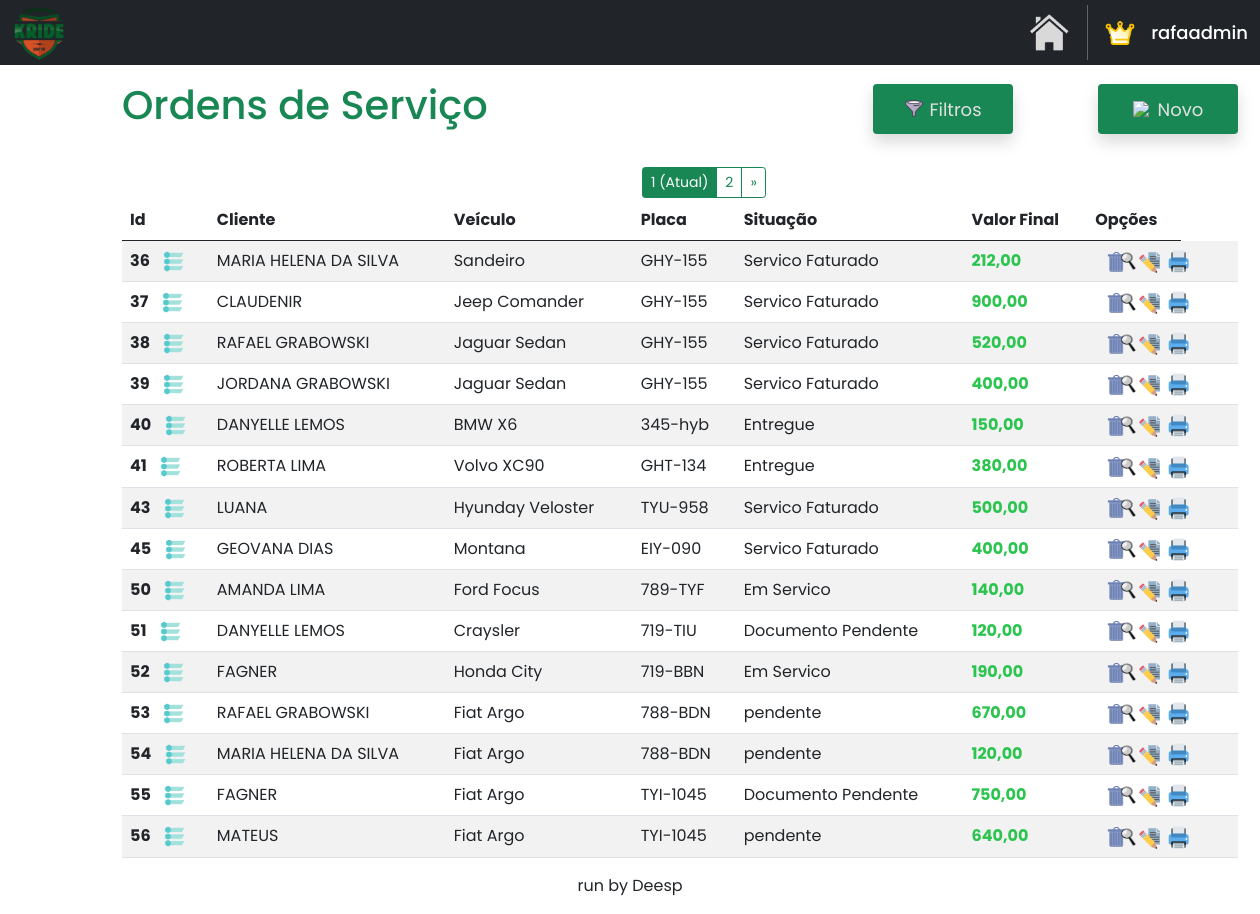
Page /home/ordem_servico (signed in) on the earlier database version.
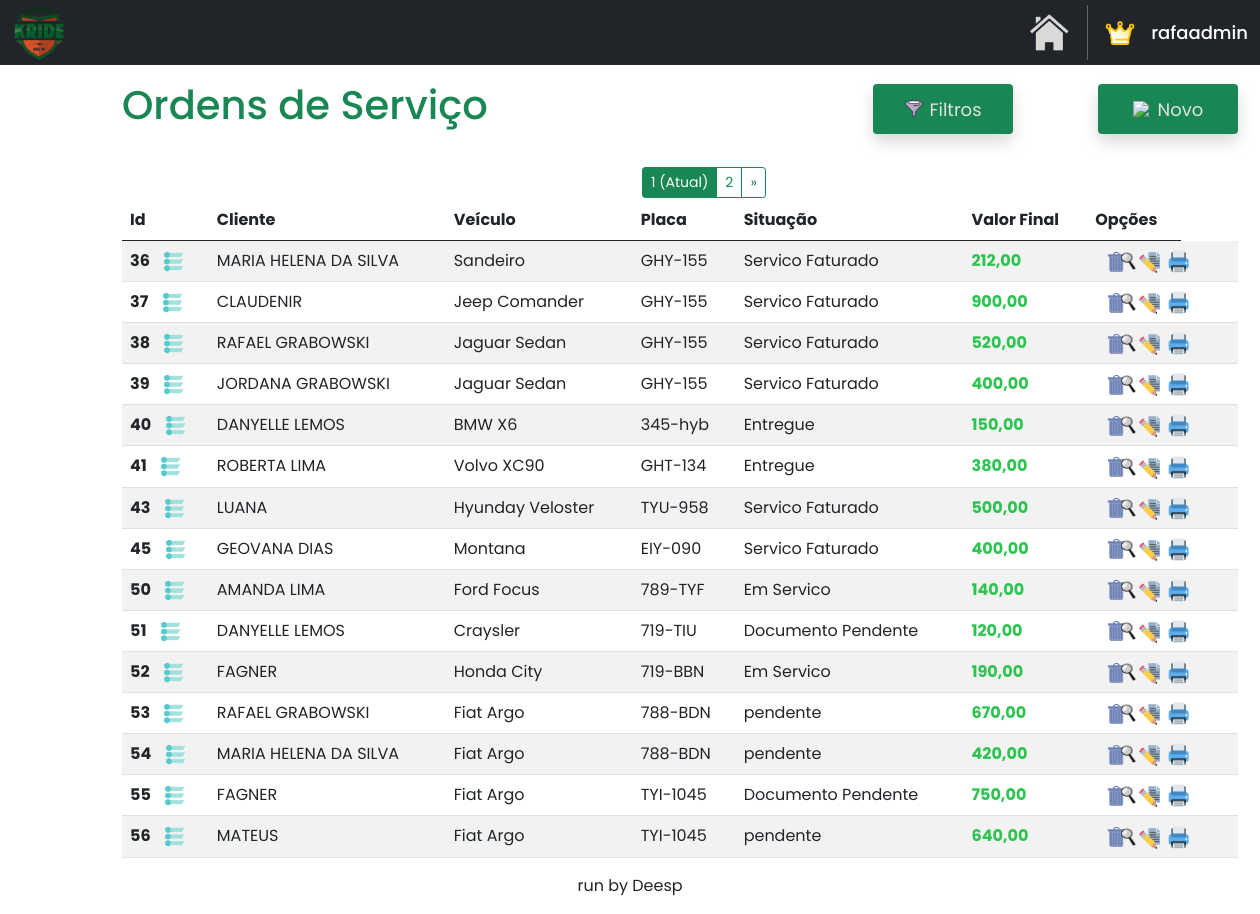
Same page on the later database version.
### OS/models.py (models this page shows)
class OrdemServico(models.Model):
    renavam = models.CharField(max_length=50)
    placa = models.CharField(max_length=15)
    cliente_id = models.ForeignKey(Cliente, on_delete=models.CASCADE)
    nome_cliente = models.CharField(max_length=40)
    chassi = models.CharField(max_length=30, default='')
    cor = models.CharField(max_length=20, default='')
    combustivel = models.CharField(max_length=15, default='')
    modelo = models.CharField(max_length=25, default='')
    valor_veiculo = models.CharField(max_length=15, default='')
    ano_modelo = models.CharField(max_length=10, default='')
    pendencias = models.CharField(max_length=30, default='')
    data_entrega = models.DateField(null=True, blank=True)
    data_aq = models.DateField(null=True, blank=True)
    data_servico = models.DateField(default=datetime.date.today)
    desconto = models.CharField(max_length=20, default='')
    valor_f = models.CharField(max_length=20, default='')
    observacoes = models.TextField(blank=True, null=True)
    status = models.CharField(max_length=20, default='')
    cpf_vendedor = models.CharField(max_length=20, default='')
    concessionaria = models.CharField(max_length=30, default='')
    tipo_veiculo = models.CharField(max_length=15, default='')

### OS/views.py (the view)
# urls.py: path('ordem_servico', osviews.ordem_servico, name='ordem_servico'),
@login_required
def ordem_servico(request):
    return paginacao(request)

### OS/views.py (called while the page is built)
@login_required
def paginacao(request):
    ordens_servicos = OrdemServico.objects.all().values('id', 'nome_cliente', 'modelo', 'placa', 'status', 'valor_f')
    ordens_servicos_paginados = Paginator(ordens_servicos, 15)
    page_num = request.GET.get('page')
    ordens_servicos = ordens_servicos_paginados.get_page(page_num)
    return render(request, 'os.html', {'ordens_servicos': ordens_servicos})

### OS/templates/os.html (shortened to what the changed rows need)
{% extends "base.html" %}
{% load static %}
{% block content %}
<!DOCTYPE html>
<html lang="en">
<head>
    <link href="https://cdn.jsdelivr.net/npm/bootstrap@5.0.2/dist/css/bootstrap.min.css" rel="stylesheet">
</head>
<body>
    <div class="container mt-3 custom-container">
        <div class="d-flex justify-content-start align-items-center">
            <h1 class="me-auto text-success">Ordens de Serviço</h1>
        </div>
        <table class="table table-striped mt-3">
            <thead>
                <tr>
                    <th scope="col">Id</th>
                    <th scope="col">Cliente</th>
                    <th scope="col">Veículo</th>
                    <th scope="col">Placa</th>
                    <th scope="col">Situação</th>
                    <th scope="col">Valor Final</th>
                    <th scope="col">Opções</th>
                </tr>
            </thead>
            <tbody  id="tbodyOrdens">
                {% for ordem_servico in ordens_servicos %}
                    <tr>
                        <th>
                            {{ordem_servico.id}}
                            <a href="#" class="openOptions">
                                <img src="{% static 'images/status.png' %}" style="width: 23px; height: 21px; margin-left: 9px;" alt="status" title="ALTERAR STATUS">
                            </a>
                        </th>
                        <td>{{ordem_servico.nome_cliente|upper}}</td>
                        <td>{{ordem_servico.modelo}}</td>
                        <td>{{ordem_servico.placa}}</td>
                        <td>{{ordem_servico.status}}</td>
                        <td style="color: #2ac44e; font-weight: bold;">{{ordem_servico.valor_f}}</td>
                        <td>
                            <a href="#" class="delete-button" data-toggle="modal" data-target="#confirmDeleteModal" data-url="{% url 'excluir_os' ordem_servico.id %}" title="EXCLUIR" style="height: 20px; margin-left: 10px;">
                            </a>
                        </td>
                        <td>
                            <a href="{% url 'consultar_os' ordem_servico.id %}"  title="CONSULTAR" style="height: 20px; margin-left: -71px;">
                                <img src="{% static 'images/consultar.png' %}" style="width: 22px; height: 23px;">
                            </a>
                        </td>
                        <td>
                            <a href="{% url 'editar_os' ordem_servico.id %}"  title="EDITAR" style="height: 20px; margin-left: -70px;">
                                <img src="{% static 'images/editaros.png' %}" style="width: 22px; height: 23px;">
                            </a>
                        </td>
                        <td>
                            <a href="{% url 'imprimir_os' ordem_servico.id %}"  title="IMPRIMIR" style="height: 20px; margin-left: -60px;">
                                <img src="{% static 'images/imprimiros.png' %}" style="width: 22px; height: 23px;">
                            </a>
                        </td>
                    </tr>
                {% endfor %}
            </tbody>
        </table>
    </div>
</body>
</html>
{% endblock %}

Differences in the rows shown:
changed OrdemServico id 54: valor_f "120,00" → "420,00"
